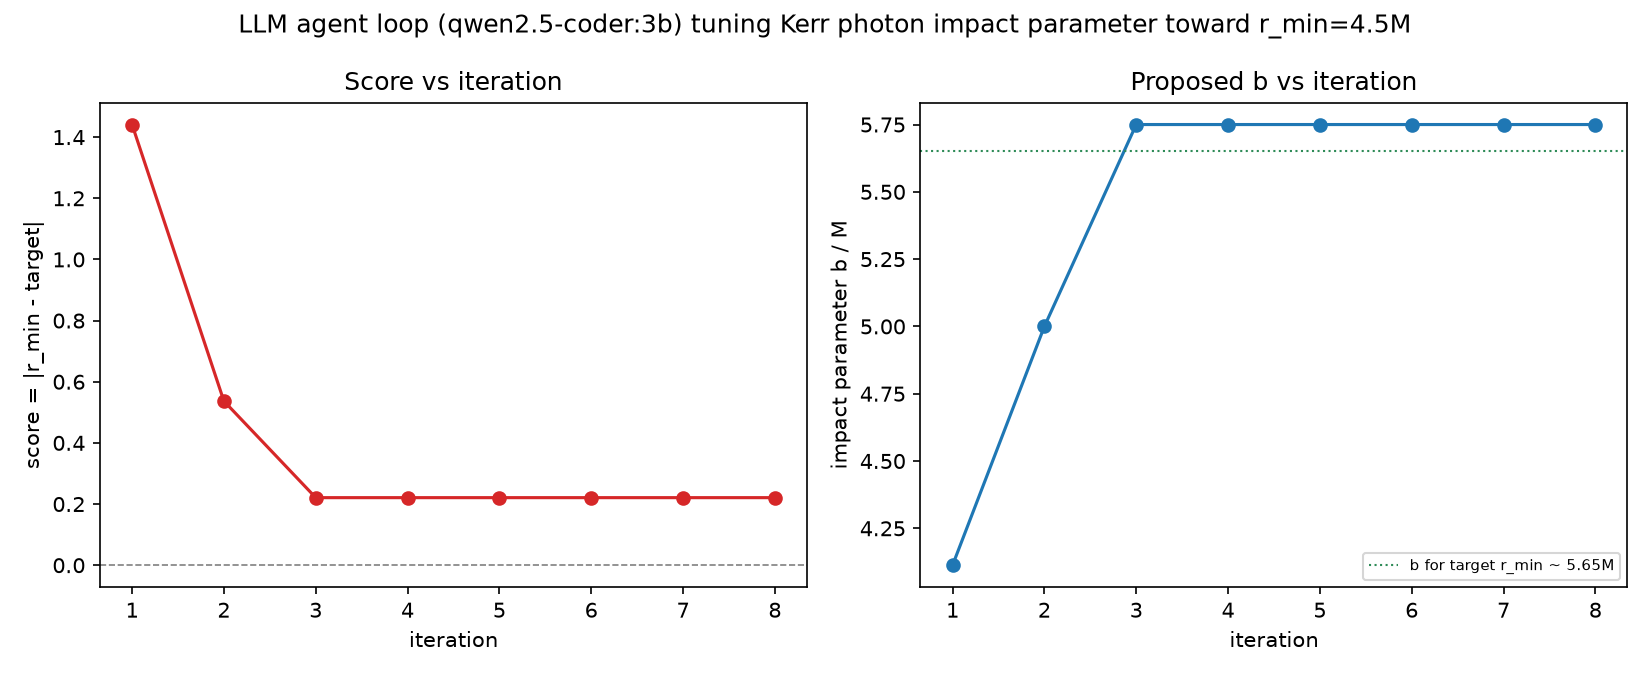

The script that saved this image:
import json
import re
import time
import numpy as np
import requests
from scipy.optimize import fsolve, brentq
import matplotlib.pyplot as plt
M = 1.0
a = 0.9
r0 = 15.0
TARGET_R_MIN = 4.50
B_CLIP_LOW = 0.1
B_CLIP_HIGH = 15.0
PENALTY_CAPTURED = 50.0
N_ITERATIONS = 8
OLLAMA_MODEL = 'qwen2.5-coder:3b'
OLLAMA_URL = 'http://localhost:11434/api/chat'
def R_photon(r, b):
    return r**4 + (a**2 - b**2) * r**2 + 2 * M * (b - a)**2 * r
def dR_photon_dr(r, b):
    return 4 * r**3 + 2 * (a**2 - b**2) * r + 2 * M * (b - a)**2
def photon_sphere_eqs(vars):
    r, b = vars
    return [R_photon(r, b), dR_photon_dr(r, b)]
r_ph_pro, b_crit_pro = fsolve(photon_sphere_eqs, [2.0, 3.0])
def r_min_of_b(b):
    rs = np.linspace(1.5, r0, 6000)
    Rs = R_photon(rs, b)
    sign_changes = np.where(np.diff(np.sign(Rs)) != 0)[0]
    if len(sign_changes) == 0:
        return None
    idx = sign_changes[-1]
    return brentq(lambda r: R_photon(r, b), rs[idx], rs[idx + 1])
def score_of_b(b):
    r_min = r_min_of_b(b)
    if r_min is None:
        return None, True, PENALTY_CAPTURED
    return r_min, False, abs(r_min - TARGET_R_MIN)
def build_tool_schema():
    return [{
        'type': 'function',
        'function': {
            'name': 'propose_impact_parameter',
            'description': 'Propose the next impact parameter b (units of M) for the photon flyby.',
            'parameters': {
                'type': 'object',
                'properties': {
                    'b': {'type': 'number', 'description': 'impact parameter in units of M'},
                    'reasoning': {'type': 'string', 'description': 'one sentence of reasoning'}
                },
                'required': ['b', 'reasoning']
            }
        }
    }]
def build_messages(history):
    system_prompt = (
        f'You are tuning the impact parameter b (units of black hole mass M) of a photon flying past a '
        f'spinning (Kerr) black hole on a prograde equatorial orbit, to hit a target closest-approach '
        f'radius. Known physics: the closest-approach radius r_min increases monotonically as b increases. '
        f'The critical impact parameter is b_crit = {b_crit_pro:.4f} M; if b <= b_crit the photon is '
        f'captured (no turning point, r_min undefined) and incurs a large penalty score of {PENALTY_CAPTURED}. '
        f'Target closest-approach radius: r_min = {TARGET_R_MIN} M. Score is |r_min - target|, lower is '
        f'better, 0 is a perfect hit. Given the search history below (each entry: the b that was tried, '
        f'the resulting r_min or "captured", and the score), call propose_impact_parameter with the next '
        f'b to try that minimizes the score.'
    )
    user_prompt = 'History so far:\n' + json.dumps(history, indent=2) + '\n\nPropose the next b.'
    return [{'role': 'system', 'content': system_prompt}, {'role': 'user', 'content': user_prompt}]
def extract_b_from_content(content):
    try:
        obj = json.loads(content)
        args = obj.get('arguments', obj)
        return float(args['b']), args.get('reasoning', '')
    except Exception:
        pass
    match = re.search(r'\{.*\}', content, re.DOTALL)
    if match:
        try:
            obj = json.loads(match.group(0))
            args = obj.get('arguments', obj)
            return float(args['b']), args.get('reasoning', '')
        except Exception:
            pass
    match = re.search(r'"?b"?\s*[:=]\s*(-?\d+\.?\d*)', content)
    if match:
        return float(match.group(1)), ''
    return None, None
def fallback_next_b(history):
    valid = [h for h in history if not h['captured']]
    if not valid:
        return (b_crit_pro + B_CLIP_HIGH) / 2.0
    best = min(valid, key=lambda h: h['score'])
    if best['r_min'] < TARGET_R_MIN:
        return best['b'] * 1.15
    return best['b'] * 0.87
def decide_next_b(history):
    current = history[-1]
    messages = build_messages(history)
    tools = build_tool_schema()
    llm_b = None
    llm_reasoning = None
    request_error = None
    try:
        resp = requests.post(OLLAMA_URL, json={
            'model': OLLAMA_MODEL,
            'messages': messages,
            'tools': tools,
            'stream': False,
            'options': {'temperature': 0.4}
        }, timeout=120)
        resp.raise_for_status()
        message = resp.json()['message']
        tool_calls = message.get('tool_calls')
        if tool_calls:
            args = tool_calls[0]['function']['arguments']
            if isinstance(args, str):
                args = json.loads(args)
            llm_b = float(args['b'])
            llm_reasoning = args.get('reasoning', '')
        else:
            llm_b, llm_reasoning = extract_b_from_content(message.get('content', ''))
    except Exception as exc:
        request_error = str(exc)
    candidates = [('status_quo', current['b'], current['score'])]
    if llm_b is not None:
        llm_b_clipped = min(max(llm_b, B_CLIP_LOW), B_CLIP_HIGH)
        _, _, llm_score = score_of_b(llm_b_clipped)
        candidates.append(('llm', llm_b_clipped, llm_score))
    numeric_b = min(max(fallback_next_b(history), B_CLIP_LOW), B_CLIP_HIGH)
    _, _, numeric_score = score_of_b(numeric_b)
    candidates.append(('numeric_fallback', numeric_b, numeric_score))
    chosen_source, chosen_b, chosen_score = min(candidates, key=lambda c: c[2])
    meta = {
        'chosen_source': chosen_source,
        'llm_proposed_b': llm_b,
        'llm_reasoning': llm_reasoning,
        'numeric_fallback_b': numeric_b,
        'request_error': request_error
    }
    return chosen_b, meta
def run_agent_loop(n_iterations, initial_b):
    history = []
    b = initial_b
    for i in range(1, n_iterations + 1):
        r_min, captured, score = score_of_b(b)
        entry = {'iteration': i, 'b': b, 'r_min': r_min, 'captured': captured, 'score': score}
        print(f"iter {i}: b={b:.4f}M  r_min={r_min}  captured={captured}  score={score:.4f}")
        if i < n_iterations:
            b_next, meta = decide_next_b(history + [entry])
            entry.update(meta)
            b = b_next
        history.append(entry)
    return history
if __name__ == '__main__':
    rng = np.random.default_rng()
    initial_b = rng.uniform(3.0, 12.0)
    t0 = time.time()
    history = run_agent_loop(N_ITERATIONS, initial_b)
    elapsed = time.time() - t0
    best = min(history, key=lambda h: h['score'])
    print(f'Best: iteration {best["iteration"]}, b={best["b"]:.4f}M, r_min={best["r_min"]}, score={best["score"]:.4f}')
    print(f'Elapsed: {elapsed:.1f}s')
    log = {
        'model': OLLAMA_MODEL,
        'spin_a': a,
        'b_crit_prograde': b_crit_pro,
        'target_r_min': TARGET_R_MIN,
        'n_iterations': N_ITERATIONS,
        'history': history,
        'best': best
    }
    with open('kerr_agent_loop_log.json', 'w') as f:
        json.dump(log, f, indent=2, default=lambda o: None if o is None else float(o))
    fig, (ax1, ax2) = plt.subplots(1, 2, figsize=(11, 4.5))
    iters = [h['iteration'] for h in history]
    scores = [h['score'] for h in history]
    bs = [h['b'] for h in history]
    ax1.plot(iters, scores, marker='o', color='tab:red')
    ax1.axhline(0, color='gray', linewidth=0.8, linestyle='--')
    ax1.set_xlabel('iteration')
    ax1.set_ylabel('score = |r_min - target|')
    ax1.set_title('Score vs iteration')
    ax2.plot(iters, bs, marker='o', color='tab:blue')
    target_b_guess = np.interp(TARGET_R_MIN, [r_min_of_b(b_crit_pro * 1.02), r_min_of_b(B_CLIP_HIGH)], [b_crit_pro * 1.02, B_CLIP_HIGH])
    ax2.axhline(target_b_guess, color='seagreen', linewidth=1.0, linestyle=':', label=f'b for target r_min ~ {target_b_guess:.2f}M')
    ax2.set_xlabel('iteration')
    ax2.set_ylabel('impact parameter b / M')
    ax2.set_title('Proposed b vs iteration')
    ax2.legend(fontsize=7)
    fig.suptitle(f'LLM agent loop ({OLLAMA_MODEL}) tuning Kerr photon impact parameter toward r_min={TARGET_R_MIN}M')
    fig.tight_layout()
    fig.savefig('kerr_agent_loop.png', dpi=150)
